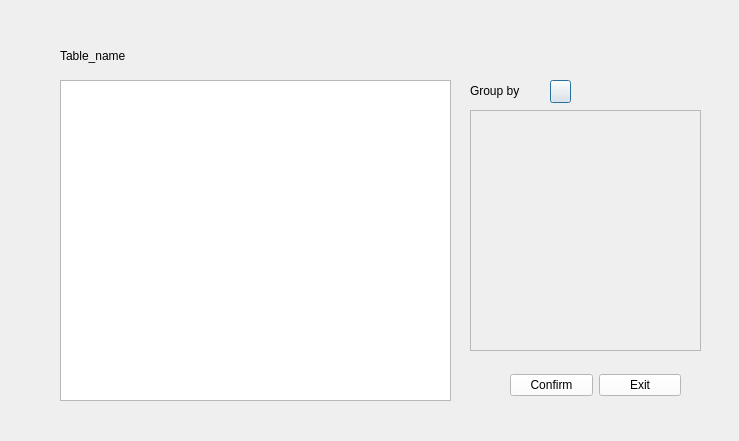
<?xml version="1.0" encoding="UTF-8"?>
<ui version="4.0">
 <class>Dialog</class>
 <widget class="QDialog" name="Dialog">
  <property name="geometry">
   <rect>
    <x>0</x>
    <y>0</y>
    <width>739</width>
    <height>441</height>
   </rect>
  </property>
  <property name="minimumSize">
   <size>
    <width>739</width>
    <height>441</height>
   </size>
  </property>
  <property name="maximumSize">
   <size>
    <width>739</width>
    <height>441</height>
   </size>
  </property>
  <property name="mouseTracking">
   <bool>true</bool>
  </property>
  <property name="windowTitle">
   <string>Group By</string>
  </property>
  <widget class="QLabel" name="tbLabel">
   <property name="geometry">
    <rect>
     <x>60</x>
     <y>40</y>
     <width>151</width>
     <height>31</height>
    </rect>
   </property>
   <property name="styleSheet">
    <string notr="true">text-align: center;
font: 75 16pt &quot;MS Shell Dlg 2&quot;;
color: black;
</string>
   </property>
   <property name="text">
    <string>Table_name</string>
   </property>
  </widget>
  <widget class="QTableWidget" name="GBTable">
   <property name="geometry">
    <rect>
     <x>60</x>
     <y>80</y>
     <width>391</width>
     <height>321</height>
    </rect>
   </property>
   <property name="styleSheet">
    <string notr="true"/>
   </property>
  </widget>
  <widget class="QLabel" name="label_3">
   <property name="geometry">
    <rect>
     <x>470</x>
     <y>70</y>
     <width>361</width>
     <height>41</height>
    </rect>
   </property>
   <property name="styleSheet">
    <string notr="true">text-align: center;
font: 75 12pt &quot;MS Shell Dlg 2&quot;;
color: black;
</string>
   </property>
   <property name="text">
    <string>Group by</string>
   </property>
  </widget>
  <widget class="QPushButton" name="GBAddAttribute">
   <property name="geometry">
    <rect>
     <x>550</x>
     <y>80</y>
     <width>21</width>
     <height>23</height>
    </rect>
   </property>
   <property name="text">
    <string/>
   </property>
   <property name="icon">
    <iconset>
     <normaloff>../../../../Downloads/plus.png</normaloff>../../../../Downloads/plus.png</iconset>
   </property>
  </widget>
  <widget class="QScrollArea" name="GBAttributeScroll">
   <property name="geometry">
    <rect>
     <x>470</x>
     <y>110</y>
     <width>231</width>
     <height>241</height>
    </rect>
   </property>
   <property name="widgetResizable">
    <bool>true</bool>
   </property>
   <widget class="QWidget" name="scrollAreaWidgetContents_2">
    <property name="geometry">
     <rect>
      <x>0</x>
      <y>0</y>
      <width>229</width>
      <height>239</height>
     </rect>
    </property>
    <widget class="QWidget" name="formLayoutWidget">
     <property name="geometry">
      <rect>
       <x>0</x>
       <y>0</y>
       <width>231</width>
       <height>241</height>
      </rect>
     </property>
     <layout class="QFormLayout" name="formLayout"/>
    </widget>
   </widget>
  </widget>
  <widget class="QWidget" name="horizontalLayoutWidget">
   <property name="geometry">
    <rect>
     <x>510</x>
     <y>370</y>
     <width>171</width>
     <height>31</height>
    </rect>
   </property>
   <layout class="QHBoxLayout" name="horizontalLayout_2">
    <item>
     <widget class="QPushButton" name="GBOkButton">
      <property name="styleSheet">
       <string notr="true">background-color: rgb(255, 255, 255)</string>
      </property>
      <property name="text">
       <string>Confirm</string>
      </property>
     </widget>
    </item>
    <item>
     <widget class="QPushButton" name="GBExitButton">
      <property name="styleSheet">
       <string notr="true">background-color: rgb(255, 255, 255)</string>
      </property>
      <property name="text">
       <string>Exit</string>
      </property>
     </widget>
    </item>
   </layout>
  </widget>
  <action name="actionAdd">
   <property name="icon">
    <iconset>
     <normaloff>../../../../Downloads/plus.png</normaloff>../../../../Downloads/plus.png</iconset>
   </property>
   <property name="text">
    <string>Add</string>
   </property>
  </action>
 </widget>
 <resources/>
 <connections/>
</ui>
